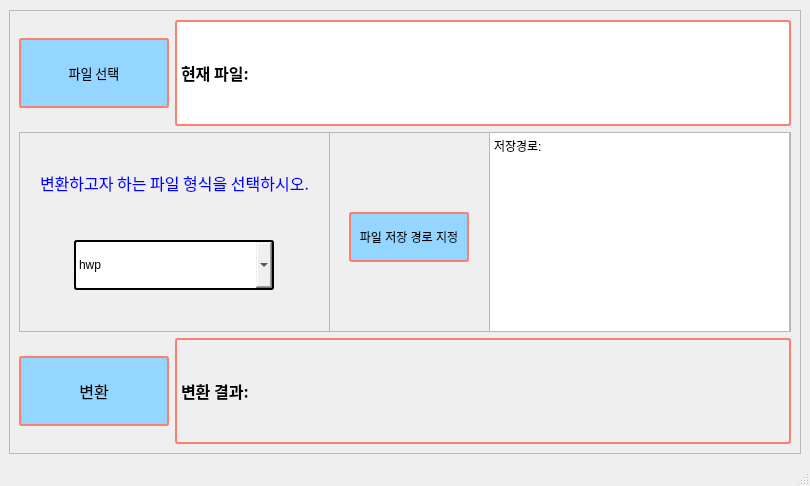
<?xml version="1.0" encoding="UTF-8"?>
<ui version="4.0">
 <class>MainWindow</class>
 <widget class="QMainWindow" name="MainWindow">
  <property name="geometry">
   <rect>
    <x>0</x>
    <y>0</y>
    <width>810</width>
    <height>486</height>
   </rect>
  </property>
  <property name="maximumSize">
   <size>
    <width>810</width>
    <height>486</height>
   </size>
  </property>
  <property name="windowTitle">
   <string>MainWindow</string>
  </property>
  <widget class="QWidget" name="centralwidget">
   <layout class="QVBoxLayout" name="verticalLayout">
    <item>
     <widget class="QFrame" name="whole_Frame">
      <property name="minimumSize">
       <size>
        <width>792</width>
        <height>444</height>
       </size>
      </property>
      <property name="maximumSize">
       <size>
        <width>792</width>
        <height>444</height>
       </size>
      </property>
      <property name="frameShape">
       <enum>QFrame::StyledPanel</enum>
      </property>
      <property name="frameShadow">
       <enum>QFrame::Plain</enum>
      </property>
      <layout class="QHBoxLayout" name="horizontalLayout_2">
       <item>
        <layout class="QVBoxLayout" name="whole_group">
         <item>
          <layout class="QHBoxLayout" name="Top_group">
           <item>
            <widget class="QPushButton" name="File_Select">
             <property name="minimumSize">
              <size>
               <width>150</width>
               <height>70</height>
              </size>
             </property>
             <property name="maximumSize">
              <size>
               <width>150</width>
               <height>70</height>
              </size>
             </property>
             <property name="font">
              <font>
               <family>한컴 고딕</family>
               <pointsize>10</pointsize>
               <weight>9</weight>
               <italic>false</italic>
               <bold>false</bold>
              </font>
             </property>
             <property name="styleSheet">
              <string notr="true">border-style: solid;
background-color: rgb(148, 214, 255);
border-width: 2px;
font: 75 10pt &quot;한컴 고딕&quot;;
border-color: #FA8072;
border-radius: 3px</string>
             </property>
             <property name="text">
              <string>파일 선택</string>
             </property>
            </widget>
           </item>
           <item>
            <widget class="QLabel" name="current_File">
             <property name="font">
              <font>
               <family>한컴 고딕</family>
               <pointsize>12</pointsize>
               <weight>75</weight>
               <bold>true</bold>
              </font>
             </property>
             <property name="styleSheet">
              <string notr="true">border-style: solid;
background-color: rgb(255, 255, 255);
border-width: 2px;
border-color: #FA8072;
border-radius: 3px</string>
             </property>
             <property name="frameShape">
              <enum>QFrame::NoFrame</enum>
             </property>
             <property name="text">
              <string>현재 파일:</string>
             </property>
            </widget>
           </item>
          </layout>
         </item>
         <item>
          <layout class="QHBoxLayout" name="middle_group_2">
           <item>
            <widget class="QFrame" name="middle_Frame">
             <property name="minimumSize">
              <size>
               <width>200</width>
               <height>200</height>
              </size>
             </property>
             <property name="frameShape">
              <enum>QFrame::StyledPanel</enum>
             </property>
             <property name="frameShadow">
              <enum>QFrame::Plain</enum>
             </property>
             <property name="lineWidth">
              <number>1</number>
             </property>
             <widget class="QPushButton" name="select_save_place">
              <property name="geometry">
               <rect>
                <x>330</x>
                <y>80</y>
                <width>120</width>
                <height>50</height>
               </rect>
              </property>
              <property name="maximumSize">
               <size>
                <width>120</width>
                <height>50</height>
               </size>
              </property>
              <property name="styleSheet">
               <string notr="true">border-style: solid;
background-color: rgb(148, 214, 255);
border-width: 2px;
font: 75 10pt &quot;한컴 고딕&quot;;
border-color: #FA8072;
border-radius: 3px</string>
              </property>
              <property name="text">
               <string>파일 저장 경로 지정</string>
              </property>
             </widget>
             <widget class="QTextBrowser" name="show_save_place_2">
              <property name="geometry">
               <rect>
                <x>470</x>
                <y>0</y>
                <width>301</width>
                <height>200</height>
               </rect>
              </property>
              <property name="minimumSize">
               <size>
                <width>200</width>
                <height>155</height>
               </size>
              </property>
              <property name="maximumSize">
               <size>
                <width>500</width>
                <height>200</height>
               </size>
              </property>
              <property name="html">
               <string>&lt;!DOCTYPE HTML PUBLIC &quot;-//W3C//DTD HTML 4.0//EN&quot; &quot;http://www.w3.org/TR/REC-html40/strict.dtd&quot;&gt;
&lt;html&gt;&lt;head&gt;&lt;meta name=&quot;qrichtext&quot; content=&quot;1&quot; /&gt;&lt;style type=&quot;text/css&quot;&gt;
p, li { white-space: pre-wrap; }
&lt;/style&gt;&lt;/head&gt;&lt;body style=&quot; font-family:'Gulim'; font-size:9pt; font-weight:400; font-style:normal;&quot;&gt;
&lt;p style=&quot; margin-top:0px; margin-bottom:0px; margin-left:0px; margin-right:0px; -qt-block-indent:0; text-indent:0px;&quot;&gt;저장경로:&lt;/p&gt;&lt;/body&gt;&lt;/html&gt;</string>
              </property>
             </widget>
             <widget class="QFrame" name="middle_2Frame">
              <property name="geometry">
               <rect>
                <x>0</x>
                <y>0</y>
                <width>311</width>
                <height>201</height>
               </rect>
              </property>
              <property name="frameShape">
               <enum>QFrame::StyledPanel</enum>
              </property>
              <property name="frameShadow">
               <enum>QFrame::Plain</enum>
              </property>
              <widget class="QWidget" name="layoutWidget_3">
               <property name="geometry">
                <rect>
                 <x>0</x>
                 <y>0</y>
                 <width>311</width>
                 <height>201</height>
                </rect>
               </property>
               <layout class="QVBoxLayout" name="choose_listofFile">
                <property name="sizeConstraint">
                 <enum>QLayout::SetDefaultConstraint</enum>
                </property>
                <property name="leftMargin">
                 <number>0</number>
                </property>
                <property name="rightMargin">
                 <number>0</number>
                </property>
                <item alignment="Qt::AlignHCenter">
                 <widget class="QLabel" name="label_2">
                  <property name="maximumSize">
                   <size>
                    <width>16777215</width>
                    <height>20</height>
                   </size>
                  </property>
                  <property name="font">
                   <font>
                    <family>한컴 고딕</family>
                    <pointsize>12</pointsize>
                    <weight>9</weight>
                    <italic>false</italic>
                    <bold>false</bold>
                   </font>
                  </property>
                  <property name="styleSheet">
                   <string notr="true">color: blue;
font: 75 12pt &quot;한컴 고딕&quot;;</string>
                  </property>
                  <property name="text">
                   <string>변환하고자 하는 파일 형식을 선택하시오.</string>
                  </property>
                 </widget>
                </item>
                <item alignment="Qt::AlignHCenter">
                 <widget class="QComboBox" name="Select_File_type_2">
                  <property name="sizePolicy">
                   <sizepolicy hsizetype="Preferred" vsizetype="Fixed">
                    <horstretch>0</horstretch>
                    <verstretch>0</verstretch>
                   </sizepolicy>
                  </property>
                  <property name="minimumSize">
                   <size>
                    <width>200</width>
                    <height>50</height>
                   </size>
                  </property>
                  <property name="maximumSize">
                   <size>
                    <width>200</width>
                    <height>50</height>
                   </size>
                  </property>
                  <property name="styleSheet">
                   <string notr="true">border-style: solid;
border-width: 2px;
border-radius: 3px
</string>
                  </property>
                  <item>
                   <property name="text">
                    <string>hwp</string>
                   </property>
                  </item>
                  <item>
                   <property name="text">
                    <string>txt</string>
                   </property>
                  </item>
                  <item>
                   <property name="text">
                    <string>img</string>
                   </property>
                  </item>
                  <item>
                   <property name="text">
                    <string>word</string>
                   </property>
                  </item>
                  <item>
                   <property name="text">
                    <string>ppt</string>
                   </property>
                  </item>
                 </widget>
                </item>
               </layout>
              </widget>
             </widget>
            </widget>
           </item>
          </layout>
         </item>
         <item>
          <layout class="QHBoxLayout" name="bottom_group">
           <item>
            <widget class="QPushButton" name="change_File">
             <property name="minimumSize">
              <size>
               <width>150</width>
               <height>70</height>
              </size>
             </property>
             <property name="maximumSize">
              <size>
               <width>150</width>
               <height>70</height>
              </size>
             </property>
             <property name="font">
              <font>
               <family>한컴 고딕</family>
               <pointsize>12</pointsize>
               <weight>50</weight>
               <bold>false</bold>
              </font>
             </property>
             <property name="styleSheet">
              <string notr="true">border-style: solid;
background-color: rgb(148, 214, 255);
border-width: 2px;
border-color: #FA8072;
border-radius: 3px</string>
             </property>
             <property name="text">
              <string>변환</string>
             </property>
            </widget>
           </item>
           <item>
            <widget class="QLabel" name="show_result">
             <property name="font">
              <font>
               <family>한컴 고딕</family>
               <pointsize>12</pointsize>
               <weight>75</weight>
               <bold>true</bold>
              </font>
             </property>
             <property name="styleSheet">
              <string notr="true">border-style: solid;
border-width: 2px;
border-color: #FA8072;
border-radius: 3px</string>
             </property>
             <property name="text">
              <string>변환 결과:</string>
             </property>
            </widget>
           </item>
          </layout>
         </item>
        </layout>
       </item>
      </layout>
     </widget>
    </item>
   </layout>
  </widget>
  <widget class="QStatusBar" name="statusbar"/>
 </widget>
 <resources/>
 <connections/>
</ui>
